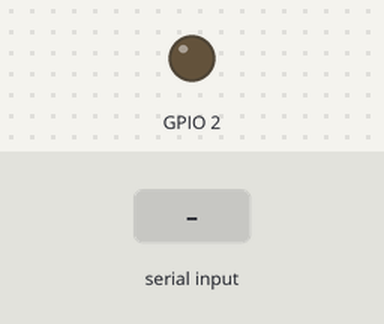
This sketch was run on a simulated ESP32. On the bench: output pins drawn as LEDs (lit = HIGH). Inputs (shaded band) come from the test bench. Nothing arrives over Bluetooth unless stated.

Above: at 1.2 s.
1.3 s: "1\n" received over the second serial link
At 1.9 s:
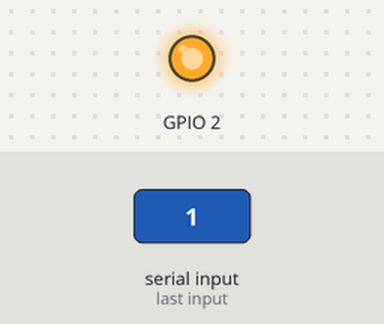
Timing chart, 0 to 4.3 s (numbered marks = the images above; inputs shaded):
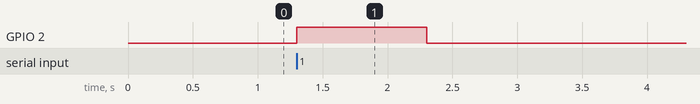

The sketch:

Bluetooth_LED.ino
```cpp
#include "BluetoothSerial.h" // include Bluetooth Serial library

#if !defined(CONFIG_BT_ENABLED) || !defined(CONFIG_BLUEDROID_ENABLED)
#error Bluetooth is not enabled! Please run `make menuconfig` to and enable it
#endif // check if Bluetooth hardware is enabled or not

BluetoothSerial SerialBT;

void setup() {

 //// Serial.begin(115200); // initiate Serial via USB

  SerialBT.begin("YTS2020"); // initiate Serial via Bluetooth and set device name
  pinMode(2,OUTPUT);
  //Serial.println("The device started, now you can pair it with bluetooth!");
}
int i =0;
void loop() {

if(SerialBT.available()){
  int c=SerialBT.parseInt();
  SerialBT.println(c);
 if(c==1){
  digitalWrite(2,HIGH);
  SerialBT.println("the led is on");
   }
   if(c==0){
    digitalWrite(2,LOW);
    SerialBT.println("the led is off");
   }
   else{
    SerialBT.println("please enter 0 or 1");
   }

}


}
```

Measured:
- after the input at 1.3 s, GPIO 2: LOW → HIGH at once, → LOW 1.0 s later
